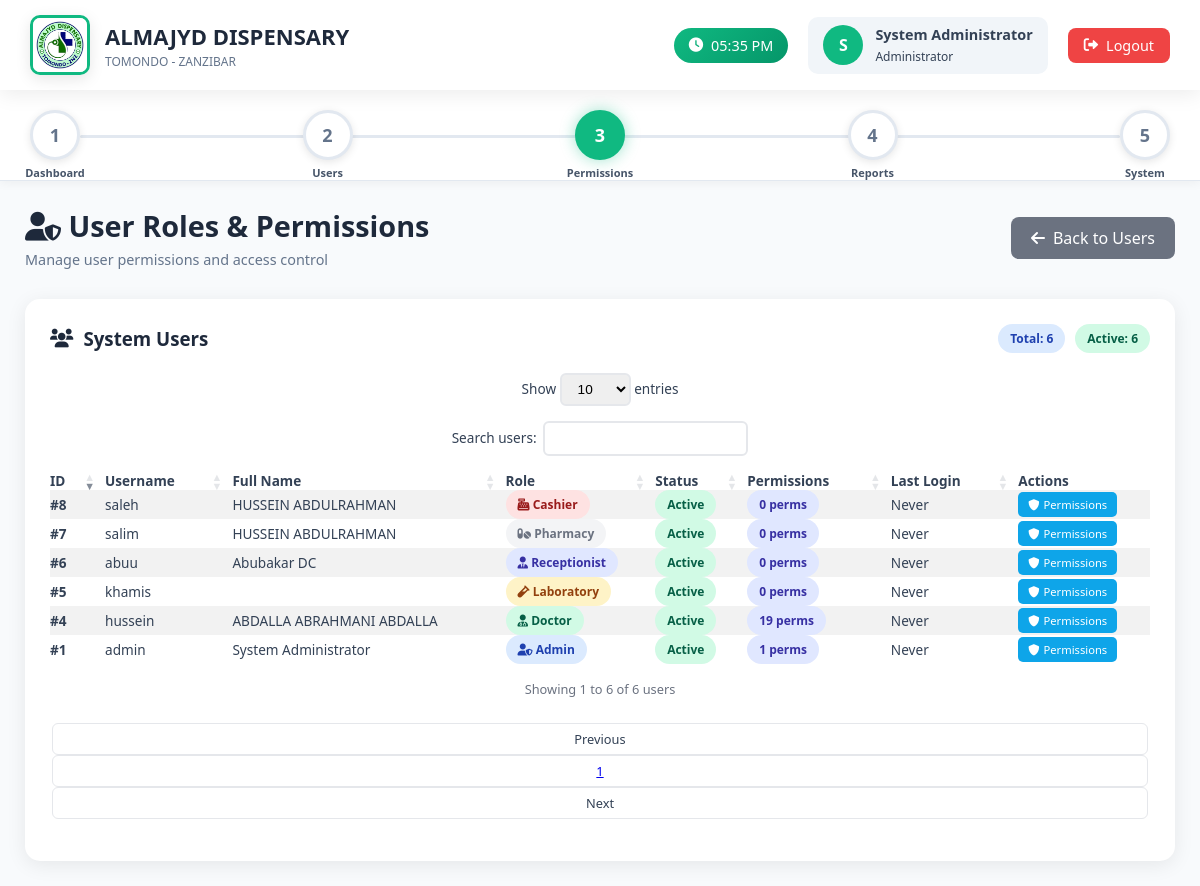
Screenshot of /admin/user_roles.php (signed in) with the database file from the repository.
### tables this page shows
CREATE TABLE `users` (
  `id` int(11) NOT NULL,
  `username` varchar(50) NOT NULL,
  `password` varchar(255) NOT NULL,
  `email` varchar(100) DEFAULT NULL,
  `role` enum('admin','doctor','receptionist','laboratory','pharmacy','cashier') NOT NULL,
  `full_name` varchar(100) NOT NULL,
  `phone` varchar(20) DEFAULT NULL,
  `district` varchar(100) DEFAULT NULL,
  `region` varchar(100) DEFAULT NULL,
  `created_at` timestamp NOT NULL DEFAULT current_timestamp(),
  `status` enum('active','inactive') DEFAULT 'active',
  `permissions` text DEFAULT NULL,
  `last_login` timestamp NULL DEFAULT NULL
);

### admin/user_roles.php (the view, shortened to what this page needs)
<?php
require_once '../config.php';
$users = $pdo->query("SELECT * FROM users ORDER BY role, full_name")->fetchAll(PDO::FETCH_ASSOC);
$current_time = date('h:i A');
?>
<!DOCTYPE html>
<html lang="en">
<head>
    <link rel="stylesheet" href="https://cdn.datatables.net/1.13.6/css/dataTables.bootstrap5.min.css">
    <link rel="stylesheet" href="https://cdnjs.cloudflare.com/ajax/libs/font-awesome/6.0.0/css/all.min.css">
</head>
<body>
    <div class="topbar">
        <div class="logo-section">
            <div class="logo">
                <img src="../images/logo.jpg" alt="Almajyd Dispensary Logo">
            </div>
            <div class="clinic-info">
                <h1>ALMAJYD DISPENSARY</h1>
                <p>TOMONDO - ZANZIBAR</p>
            </div>
        </div>
        <div class="user-area">
            <div class="time-display">
                <i class="fas fa-clock"></i>
                <span id="currentTime"><?php echo $current_time; ?></span>
            </div>
            <div class="user">
                <div class="user-avatar">
                    <?php echo strtoupper(substr($_SESSION['full_name'], 0, 1)); ?>
                </div>
                <div>
                    <div style="font-weight:600; font-size: 0.9rem;"><?php echo $_SESSION['full_name']; ?></div>
                    <small style="font-size: 0.75rem;">Administrator</small>
                </div>
            </div>
            <a href="../logout.php" class="logout-btn">
                <i class="fas fa-sign-out-alt"></i>
                Logout
            </a>
        </div>
    </div>
    <div class="nav-steps">
        <div class="steps-container">
            <div class="steps">
                <a href="dashboard.php" class="step">
                    1
                    <div class="step-label">Dashboard</div>
                </a>
                <a href="manage_users.php" class="step">
                    2
                    <div class="step-label">Users</div>
                </a>
                <a href="user_roles.php" class="step active">
                    3
                    <div class="step-label">Permissions</div>
                </a>
                <a href="reports.php" class="step">
                    4
                    <div class="step-label">Reports</div>
                </a>
                <a href="system_settings.php" class="step">
                    5
                    <div class="step-label">System</div>
                </a>
            </div>
        </div>
    </div>
    <div class="main">
        <div class="page-header">
            <div class="page-title">
                <h2><i class="fas fa-user-shield"></i> User Roles & Permissions</h2>
                <p>Manage user permissions and access control</p>
            </div>
            <a href="manage_users.php" class="back-btn">
                <i class="fas fa-arrow-left"></i>
                Back to Users
            </a>
        </div>
        <div class="table-container">
            <div class="table-header">
                <h3><i class="fas fa-users"></i> System Users</h3>
                <div style="display: flex; gap: 10px; flex-wrap: wrap;">
                    <span class="badge badge-primary">Total: <?php echo count($users); ?></span>
                    <span class="badge badge-success">Active: <?php echo count(array_filter($users, fn($u) => $u['status'] == 'active')); ?></span>
                </div>
            </div>
            <div class="table-responsive">
                <table class="table table-striped table-hover" id="usersTable" style="width:100%">
                    <thead>
                        <tr>
                            <th>ID</th>
                            <th>Username</th>
                            <th>Full Name</th>
                            <th>Role</th>
                            <th>Status</th>
                            <th>Permissions</th>
                            <th>Last Login</th>
                            <th>Actions</th>
                        </tr>
                    </thead>
                    <tbody>
                        <?php foreach ($users as $user):
                            $permission_count = 0;
                            if (isset($user['permissions']) && $user['permissions']) {
                                $user_permissions = json_decode($user['permissions'], true);
                                if ($user_permissions) {
                                    foreach ($user_permissions as $perms) {
                                        $permission_count += is_array($perms) ? count($perms) : 0;
                                    }
                                }
                            }
                            $last_login = 'Never';
                        ?>
                        <tr>
                            <td><strong>#<?php echo $user['id']; ?></strong></td>
                            <td><?php echo htmlspecialchars($user['username']); ?></td>
                            <td><?php echo htmlspecialchars($user['full_name']); ?></td>
                            <td>
                                <span class="badge
                                    <?php
                                    switch($user['role']) {
                                        case 'admin': echo 'badge-primary'; break;
                                        case 'doctor': echo 'badge-success'; break;
                                        case 'receptionist': echo 'badge-info'; break;
                                        case 'laboratory': echo 'badge-warning'; break;
                                        case 'pharmacy': echo 'badge-secondary'; break;
                                        case 'cashier': echo 'badge-danger'; break;
                                    }
                                    ?>">
                                    <i class="fas fa-<?php
                                        switch($user['role']) {
                                            case 'admin': echo 'user-shield'; break;
                                            case 'doctor': echo 'user-md'; break;
                                            case 'receptionist': echo 'user-tie'; break;
                                            case 'laboratory': echo 'vial'; break;
                                            case 'pharmacy': echo 'pills'; break;
                                            case 'cashier': echo 'cash-register'; break;
                                        }
                                    ?>"></i>
                                    <?php echo ucfirst($user['role']); ?>
                                </span>
                            </td>
                            <td>
                                <span class="badge <?php echo $user['status'] == 'active' ? 'badge-success' : 'badge-danger'; ?>">
                                    <?php echo ucfirst($user['status']); ?>
                                </span>
                            </td>
                            <td>
                                <span class="badge badge-info">
                                    <?php echo $permission_count; ?> perms
                                </span>
                            </td>
                            <td><?php echo $last_login; ?></td>
                            <td>
                                <div class="action-buttons">
                                    <a href="?edit_permissions=<?php echo $user['id']; ?>" class="btn-sm btn-info">
                                        <i class="fas fa-shield-alt"></i>
                                        Permissions
                                    </a>
                                </div>
                            </td>
                        </tr>
                        <?php endforeach; ?>
                    </tbody>
                </table>
            </div>
        </div>
    </div>
</body>
</html>

### rows the page displays
users: id "1", username "admin", full_name "System Administrator", role "Admin", status "Active", permission_count "1", last_login "Never"
users: id "4", username "hussein", full_name "ABDALLA ABRAHMANI ABDALLA", role "Doctor", status "Active", permission_count "19", last_login "Never"
users: id "6", username "abuu", full_name "Abubakar DC", role "Receptionist", status "Active", permission_count "0", last_login "Never"
users: id "5", username "khamis", role "Laboratory", status "Active", permission_count "0", last_login "Never"
users: id "7", username "salim", full_name "HUSSEIN ABDULRAHMAN", role "Pharmacy", status "Active", permission_count "0", last_login "Never"
users: id "8", username "saleh", full_name "HUSSEIN ABDULRAHMAN", role "Cashier", status "Active", permission_count "0", last_login "Never"

### other values shown
substr($_SESSION['full_name'], 0, 1) "S"
$_SESSION['full_name'] "System Administrator"
count($users) "6"
count(array_filter($users, fn($u) => $u['status'] == 'active')) "6"
